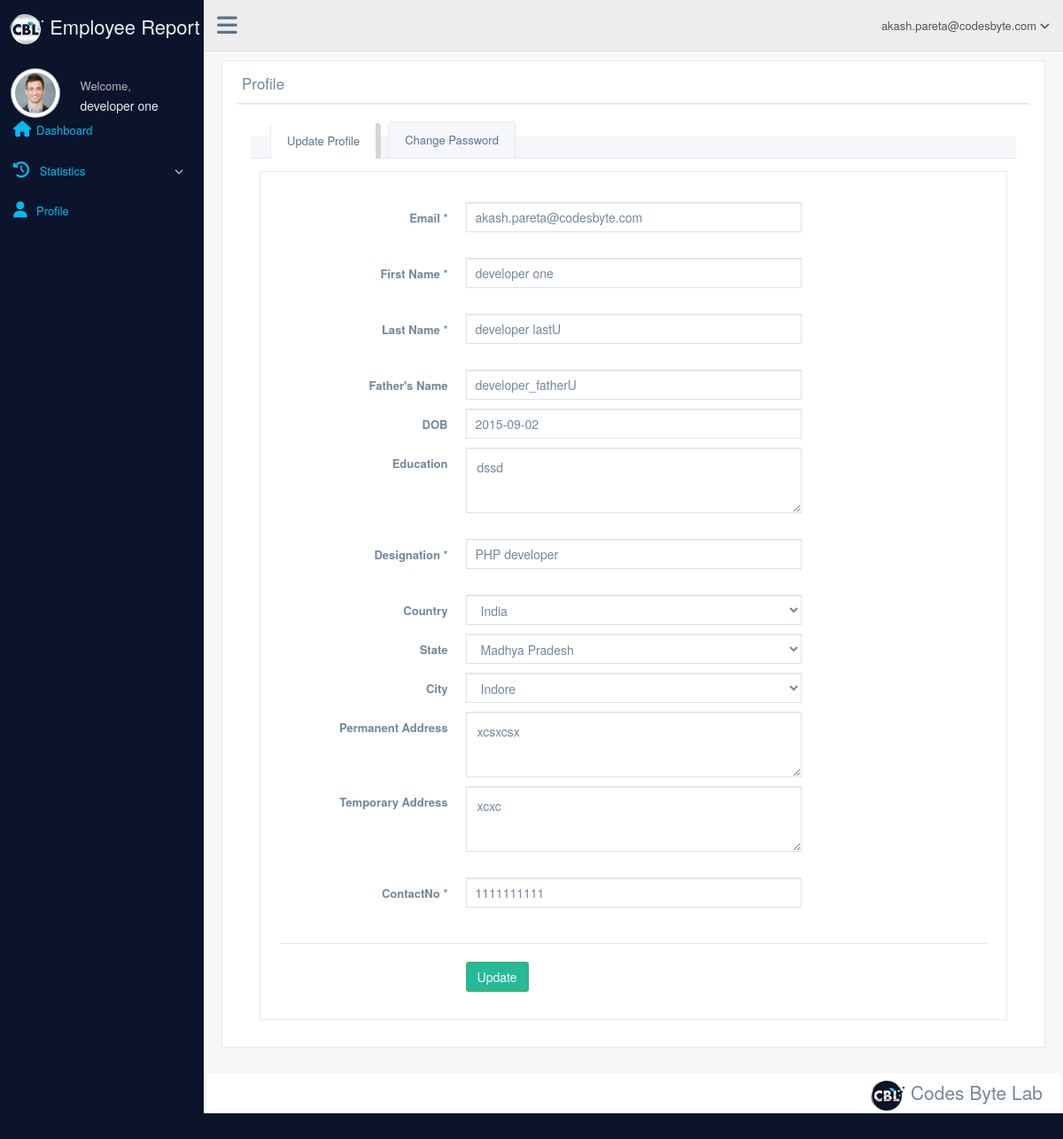
Screenshot of /profile.php (signed in) with the database file from the repository.
### tables this page shows
CREATE TABLE `tblbasicinformation` (
  `UserID` int(11) NOT NULL,
  `FirstName` varchar(50) NOT NULL,
  `LastName` varchar(50) DEFAULT NULL,
  `FatherName` varchar(80) DEFAULT NULL,
  `DOB` date DEFAULT NULL,
  `Education` text,
  `Designation` varchar(200) DEFAULT NULL,
  `CreateDate` datetime DEFAULT NULL,
  `UpdateDate` datetime DEFAULT NULL
);

CREATE TABLE `tbllogininformation` (
  `UserID` int(11) NOT NULL AUTO_INCREMENT,
  `Email` varchar(80) NOT NULL,
  `Password` varchar(50) NOT NULL,
  `MemberID` int(11) NOT NULL,
  `VrfCode` varchar(20) DEFAULT NULL,
  `IsActive` int(2) DEFAULT NULL,
  `CreateDate` datetime DEFAULT NULL,
  `UpdateDate` datetime DEFAULT NULL,
  PRIMARY KEY (`UserID`)
);

CREATE TABLE `tblcontactdetails` (
  `UserID` int(11) NOT NULL,
  `CountryID` int(11) DEFAULT NULL,
  `StateID` int(11) DEFAULT NULL,
  `CityID` int(11) DEFAULT NULL,
  `PermanentAddress` text,
  `temporaryAddress` text,
  `ContactNo` int(10) NOT NULL,
  `CreateDate` datetime DEFAULT NULL,
  `UpdateDate` datetime DEFAULT NULL
);

CREATE TABLE `tblcountrymaster` (
  `CountryID` int(11) NOT NULL AUTO_INCREMENT,
  `CountryName` varchar(100) NOT NULL,
  `CountryCode` varchar(11) NOT NULL,
  `createdate` datetime DEFAULT NULL,
  `updatedate` datetime DEFAULT NULL,
  PRIMARY KEY (`CountryID`)
);

### profile.php (the view, shortened to what the rows shown need)
<?php
include 'include/global.inc.php';
$countryMasterMgr = new countryMasterManager();
$loginInformationMgr = new loginInformationManager();
$basicInformationMgr = new basicInformationManager();
$contactDetailsMgr = new contactDetailsManager();
$countryArr = $countryMasterMgr->selectCountryMaster();
$loginInforObj = $loginInformationMgr->selectLoginInformation($_SESSION['UserID']);
$Email = $loginInforObj->getEmail();
$basicInfoObj = $basicInformationMgr->selectBasicInformation($_SESSION['UserID']);
$FirstName = $basicInfoObj->getFirstName();
$LastName = $basicInfoObj->getLastName();
$FatherName = $basicInfoObj->getFatherName();
$DOB = $basicInfoObj->getDOB();
$Education = $basicInfoObj->getEducation();
$Designation = $basicInfoObj->getDesignation();
$contactObj = $contactDetailsMgr->selectContactDetails($_SESSION['UserID']);
$CountryID = $contactObj->getCountryID();
$PermanentAddress = $contactObj->getPermanentAddress();
$TemporaryAddress = $contactObj->getTemporaryAddress();
$ContactNo = $contactObj->getContactNo();
?>
<!DOCTYPE html>
<html lang="en">
    <head>
        <link href="<?php echo $con->getBaseUrl() . "assets/css/bootstrap.min.css" ?>" rel="stylesheet">
        <link href="<?php echo $con->getBaseUrl() . "assets/fonts/css/font-awesome.min.css" ?>" rel="stylesheet">
        <link href="<?php echo $con->getBaseUrl() . "assets/css/animate.min.css" ?>" rel="stylesheet">
        <link href="<?php echo $con->getBaseUrl() . "assets/css/custom.css" ?>" rel="stylesheet">
        <link href="<?php echo $con->getBaseUrl() . "assets/css/icheck/flat/green.css" ?>" rel="stylesheet">
        <link href="http://netdna.bootstrapcdn.com/font-awesome/3.0.2/css/font-awesome.css" rel="stylesheet">
        <link href="<?php echo $con->getBaseUrl() . "assets/css/editor/external/google-code-prettify/prettify.css"; ?>" rel="stylesheet">
        <link href="<?php echo $con->getBaseUrl() . "assets/css/editor/index.css"; ?>" rel="stylesheet">
        <link href="<?php echo $con->getBaseUrl() . "assets/css/select/select2.min.css"; ?>" rel="stylesheet">
        <link rel="stylesheet" href="<?php echo $con->getBaseUrl() . "assets/css/switchery/switchery.min.css"; ?>" />
    </head>
    <?php include 'include/header.php'; ?>
    <?php include 'include/top_navigation.php'; ?>
    <div class="right_col" role="main">
        <div class="">
            <div class="row">
                <div class="col-md-12 col-sm-12 col-xs-12">
                    <div class="x_panel">
                        <div class="x_title">
                            <h2>Profile</h2>
                        </div>
                        <div class="x_content">
                            <div class="col-md-12 col-sm-12 col-xs-12">
                                <div class="" role="tabpanel" data-example-id="togglable-tabs">
                                    <div id="myTabContent" class="tab-content">
                                        <div role="tabpanel" class="tab-pane fade active in" id="tab_content1" aria-labelledby="home-tab">
                                            <div class="col-md-12 col-sm-12 col-xs-12">
                                                <div class="x_panel">
                                                    <div class="x_content">
                                                        <br />
                                                        <form id="profile" method="post" action="<?php echo $con->getBaseUrl()."userAction.php?a=updateProfile"; ?>" data-parsley-validate class="form-horizontal form-label-left">
                                                            <div class="form-group">
                                                                <div class="col-md-6 col-sm-6 col-xs-12">
                                                                    <input class="date-picker form-control col-md-7 col-xs-12" value="<?php echo (!empty($Email) ? $Email : ""); ?>" name="txtEmail" required="required" type="text">
                                                                </div>
                                                            </div>
                                                            <div class="form-group">
                                                                <div class="col-md-6 col-sm-6 col-xs-12">
                                                                    <input type="text" required="required" name="txtFirstName" value="<?php echo (!empty($FirstName) ? $FirstName : ""); ?>" class="form-control col-md-7 col-xs-12">
                                                                </div>
                                                            </div>
                                                            <div class="form-group">
                                                                <div class="col-md-6 col-sm-6 col-xs-12">
                                                                    <input type="text" name="txtLastName" value="<?php echo (!empty($LastName) ? $LastName : ""); ?>" required="required" class="form-control col-md-7 col-xs-12">
                                                                </div>
                                                            </div>
                                                            <div class="form-group">
                                                                <div class="col-md-6 col-sm-6 col-xs-12">
                                                                    <input class="date-picker form-control col-md-7 col-xs-12" value="<?php echo (!empty($FatherName) ? $FatherName : ""); ?>" name="txtFatherName" type="text">
                                                                </div>
                                                            </div>
                                                            <div class="form-group">
                                                                <div class="col-md-6 col-sm-6 col-xs-12">
                                                                    <input id="birthday" class="date-picker form-control col-md-7 col-xs-12" value="<?php echo (!empty($DOB) ? $DOB : ""); ?>" name="txtDob" type="text">
                                                                </div>
                                                            </div>
                                                            <div class="form-group">
                                                                <div class="col-md-6 col-sm-6 col-xs-12">
                                                                    <textarea class="form-control" name="txtEducation" data-parsley-trigger="keyup" data-parsley-minlength="20" data-parsley-maxlength="100" data-parsley-minlength-message="Come on! You need to enter at least a 20 caracters long comment.." data-parsley-validation-threshold="10"><?php echo (!empty($Education) ? $Education : ""); ?></textarea>
                                                                </div>
                                                            </div>
                                                            <div class="form-group">
                                                                <div class="col-md-6 col-sm-6 col-xs-12">
                                                                    <input class="date-picker form-control col-md-7 col-xs-12" name="txtDesignation" value="<?php echo (!empty($Designation) ? $Designation : ""); ?>" type="text">
                                                                </div>
                                                            </div>
                                                            <div class="form-group">
                                                                <div class="col-md-6 col-sm-6 col-xs-12">
                                                                    <select class="form-control" onchange="state(this.value)" name="ddlCountry">
                                                                        <?php
                                                                            foreach ($countryArr as $key => $value)
                                                                            {
                                                                                ?><option value="<?php echo $value->getCountryID(); ?>" <?php echo ($CountryID == $value->getCountryID() ? "selected" : "") ?> ><?php echo $value->getCountryName(); ?></option><?php
                                                                            }
                                                                        ?>
                                                                    </select>
                                                                </div>
                                                            </div>
                                                            <div class="form-group">
                                                                <div class="col-md-6 col-sm-6 col-xs-12">
                                                                    <textarea class="form-control" name="txtPermanentAddress" data-parsley-trigger="keyup" data-parsley-minlength="20" data-parsley-maxlength="100" data-parsley-minlength-message="Come on! You need to enter at least a 20 caracters long comment.." data-parsley-validation-threshold="10"><?php echo (!empty($PermanentAddress) ? $PermanentAddress : ""); ?></textarea>
                                                                </div>
                                                            </div>
                                                            <div class="form-group">
                                                                <div class="col-md-6 col-sm-6 col-xs-12">
                                                                    <textarea class="form-control" name="txtTemporaryAddress" data-parsley-trigger="keyup" data-parsley-minlength="20" data-parsley-maxlength="100" data-parsley-minlength-message="Come on! You need to enter at least a 20 caracters long comment.." data-parsley-validation-threshold="10"><?php echo (!empty($TemporaryAddress) ? $TemporaryAddress : ""); ?></textarea>
                                                                </div>
                                                            </div>
                                                            <div class="form-group">
                                                                <div class="col-md-6 col-sm-6 col-xs-12">
                                                                    <input class="date-picker form-control col-md-7 col-xs-12" required="required" name="txtContactNo" value="<?php echo (!empty($ContactNo ) ? $ContactNo : ""); ?>" type="text">
                                                                </div>
                                                            </div>
                                                        </form>
                                                    </div>
                                                </div>
                                            </div>
                                        </div>
                                    </div>
                                </div>
                            </div>
                        </div>
                    </div>
                </div>
            </div>
        </div>
        <br />
    </div>
</div>
</div>
</body>
</html>

### include/header.php (shortened to what the rows shown need)
<body class="nav-md">
    <div class="container body">
        <div class="main_container">
            <div class="col-md-3 left_col">
                <div class="left_col scroll-view">
                    <div class="profile">
                        <div class="profile_info">
                            <?php
                            $basicInfoMgr = new basicInformationManager();
                            $basicInfoObject = $basicInfoMgr->selectBasicInformation($_SESSION['UserID']);
                            ?>
                            <span>Welcome,</span>
                            <h2><?php echo $basicInfoObject->getFirstName(); ?></h2>
                        </div>
                    </div>
                    <br />

### rows the page displays
tblbasicinformation: FirstName "developer one", txtFirstName "developer one", txtLastName "developer lastU", txtFatherName "developer_fatherU", txtDob "2015-09-02", txtEducation "dssd", txtDesignation "PHP developer"
tbllogininformation: txtEmail "akash.pareta@codesbyte.com"
tblcontactdetails: ddlCountry "India", txtPermanentAddress "xcsxcsx", txtTemporaryAddress "xcxc", txtContactNo "1111111111"

### other values shown
$_SESSION['Email'] "akash.pareta@codesbyte.com"
form field ddlState "Madhya Pradesh"
form field ddlCity "Indore"
